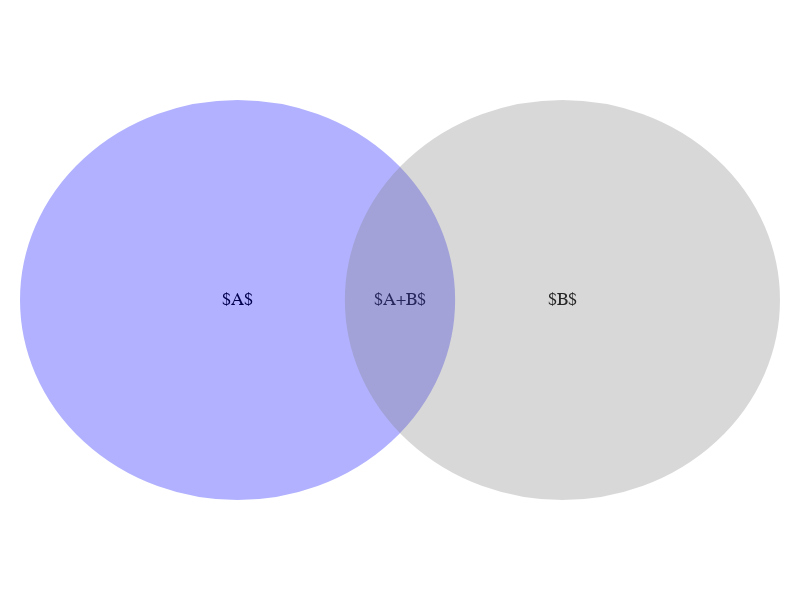

The notebook cell saved with this chart:
### Code cell
fig = go.Figure()

# Create scatter trace of text labels
fig.add_trace(go.Scatter(
    x=[1, 1.75, 2.5],
    y=[1, 1, 1],
    text=["$A$", "$A+B$", "$B$"],
    mode="text",
    textfont=dict(
        color="black",
        size=18,
        family="Arail",
    )
))

# Update axes properties
fig.update_xaxes(
    showticklabels=False,
    showgrid=False,
    zeroline=False,
)

fig.update_yaxes(
    showticklabels=False,
    showgrid=False,
    zeroline=False,
)

# Add circles
fig.add_shape(type="circle",
    line_color="blue", fillcolor="blue",
    x0=0, y0=0, x1=2, y1=2
)
fig.add_shape(type="circle",
    line_color="gray", fillcolor="gray",
    x0=1.5, y0=0, x1=3.5, y1=2
)
fig.update_shapes(opacity=0.3, xref="x", yref="y")

fig.update_layout(
    margin=dict(l=20, r=20, b=100),
    height=600, width=800,
    plot_bgcolor="white"
)

fig.show()

### Figure 1 — Plotly figure (JSON) as saved in the notebook; plotly's stock layout.template omitted (floating-point values rounded to 4 significant figures)
{"data": [{"mode": "text", "text": ["$A$", "$A+B$", "$B$"], "textfont": {"color": "black", "family": "Arail", "size": 18}, "type": "scatter", "x": [1, 1.75, 2.5], "y": [1, 1, 1]}], "layout": {"height": 600, "margin": {"b": 100, "l": 20, "r": 20}, "plot_bgcolor": "white", "shapes": [{"fillcolor": "blue", "line": {"color": "blue"}, "opacity": 0.3, "type": "circle", "x0": 0, "x1": 2, "xref": "x", "y0": 0, "y1": 2, "yref": "y"}, {"fillcolor": "gray", "line": {"color": "gray"}, "opacity": 0.3, "type": "circle", "x0": 1.5, "x1": 3.5, "xref": "x", "y0": 0, "y1": 2, "yref": "y"}], "width": 800, "xaxis": {"showgrid": false, "showticklabels": false, "zeroline": false}, "yaxis": {"showgrid": false, "showticklabels": false, "zeroline": false}}}
